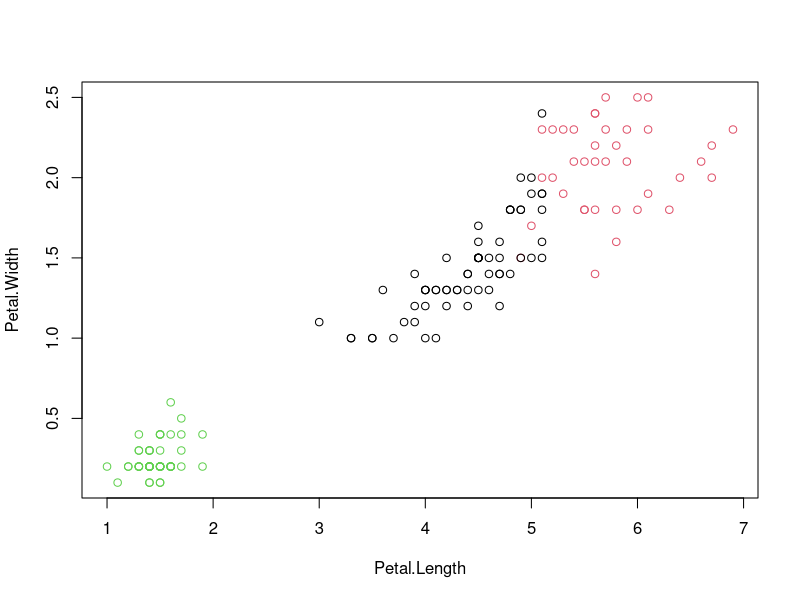
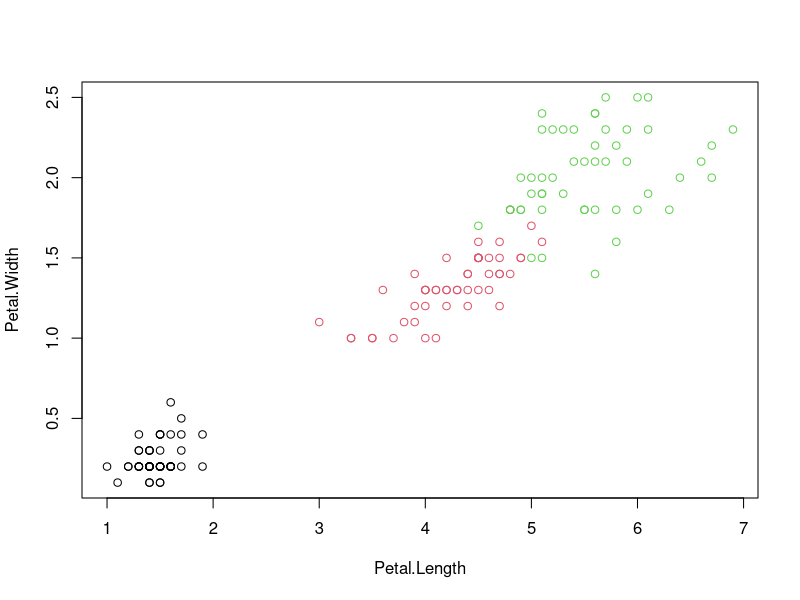
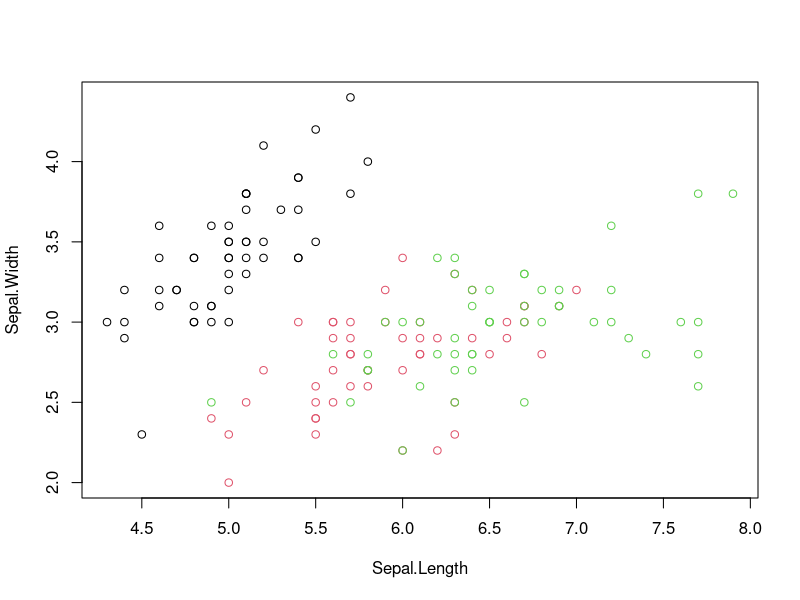
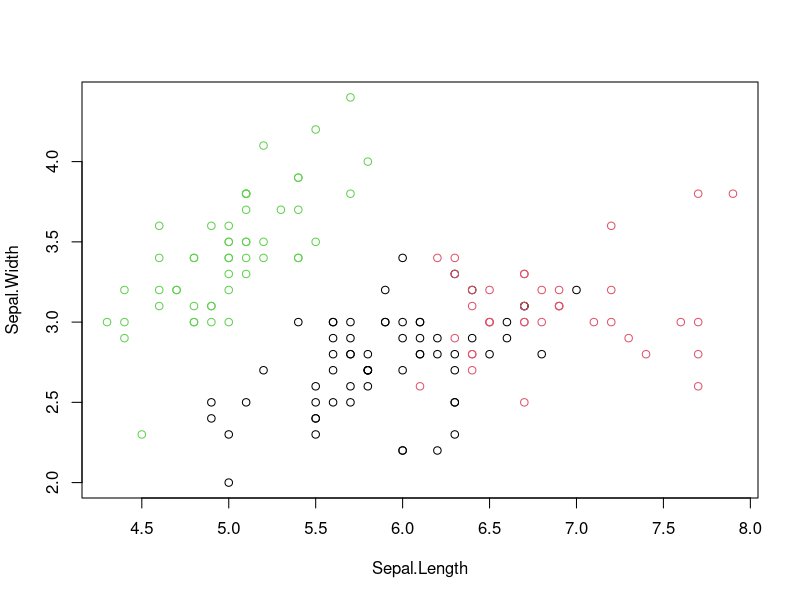

Write R code to recreate these figures, in order.
#author kumar abhinav
setwd("C:/Users/Lenovo/Downloads/tds/correlation")
data("iris")
iris.features<-iris[,c(-5)]
results<-kmeans(iris.features,3)
results
results$cluster
results$centers
results$size
results$iter
#comparisons of actual and cluster
table(iris$Species,results$cluster)
#            1  2  3
#setosa      0  0 50
#versicolor 48  2  0
#virginica  14 36  0
plot(iris[c("Petal.Length","Petal.Width")],col=results$cluster)
plot(iris[c("Petal.Length","Petal.Width")],col=iris$Species)
plot(iris[c("Sepal.Length","Sepal.Width")],col=iris$Species)
plot(iris[c("Sepal.Length","Sepal.Width")],col=results$cluster)
